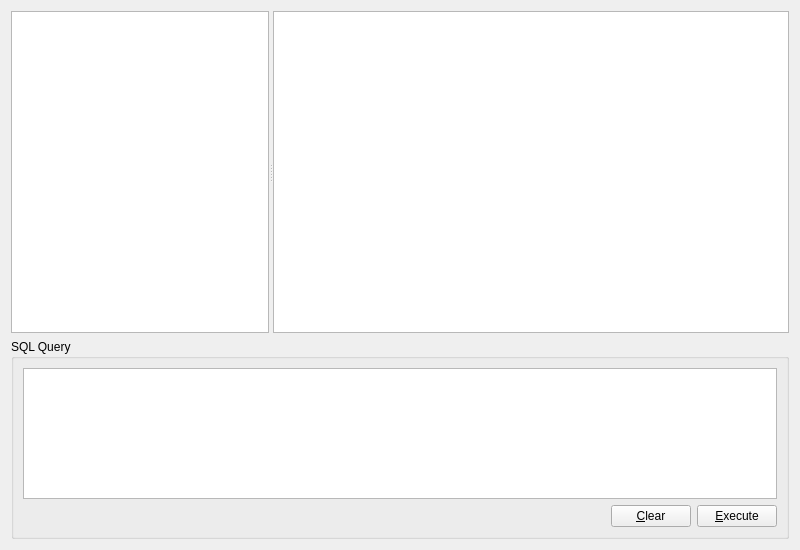
<?xml version="1.0" encoding="UTF-8"?>
<ui version="4.0">
 <class>SqlBrowserWidget</class>
 <widget class="QWidget" name="SqlBrowserWidget">
  <property name="geometry">
   <rect>
    <x>0</x>
    <y>0</y>
    <width>800</width>
    <height>550</height>
   </rect>
  </property>
  <property name="windowTitle">
   <string>eric5 SQL Browser</string>
  </property>
  <layout class="QVBoxLayout" name="verticalLayout_2">
   <item>
    <widget class="QSplitter" name="splitter">
     <property name="sizePolicy">
      <sizepolicy hsizetype="Expanding" vsizetype="Expanding">
       <horstretch>0</horstretch>
       <verstretch>0</verstretch>
      </sizepolicy>
     </property>
     <property name="orientation">
      <enum>Qt::Horizontal</enum>
     </property>
     <widget class="SqlConnectionWidget" name="connections">
      <property name="sizePolicy">
       <sizepolicy hsizetype="Ignored" vsizetype="Expanding">
        <horstretch>1</horstretch>
        <verstretch>0</verstretch>
       </sizepolicy>
      </property>
     </widget>
     <widget class="QTableView" name="table">
      <property name="sizePolicy">
       <sizepolicy hsizetype="Expanding" vsizetype="Expanding">
        <horstretch>2</horstretch>
        <verstretch>0</verstretch>
       </sizepolicy>
      </property>
      <property name="contextMenuPolicy">
       <enum>Qt::ActionsContextMenu</enum>
      </property>
      <property name="selectionBehavior">
       <enum>QAbstractItemView::SelectRows</enum>
      </property>
     </widget>
    </widget>
   </item>
   <item>
    <widget class="QGroupBox" name="queryGroup">
     <property name="sizePolicy">
      <sizepolicy hsizetype="Preferred" vsizetype="MinimumExpanding">
       <horstretch>0</horstretch>
       <verstretch>0</verstretch>
      </sizepolicy>
     </property>
     <property name="maximumSize">
      <size>
       <width>16777215</width>
       <height>200</height>
      </size>
     </property>
     <property name="title">
      <string>SQL Query</string>
     </property>
     <layout class="QVBoxLayout" name="verticalLayout">
      <item>
       <widget class="QPlainTextEdit" name="sqlEdit">
        <property name="sizePolicy">
         <sizepolicy hsizetype="Expanding" vsizetype="MinimumExpanding">
          <horstretch>0</horstretch>
          <verstretch>0</verstretch>
         </sizepolicy>
        </property>
        <property name="minimumSize">
         <size>
          <width>0</width>
          <height>18</height>
         </size>
        </property>
        <property name="toolTip">
         <string>Enter the SQL query to be executed</string>
        </property>
       </widget>
      </item>
      <item>
       <layout class="QHBoxLayout" name="horizontalLayout">
        <item>
         <spacer name="horizontalSpacer">
          <property name="orientation">
           <enum>Qt::Horizontal</enum>
          </property>
          <property name="sizeHint" stdset="0">
           <size>
            <width>40</width>
            <height>20</height>
           </size>
          </property>
         </spacer>
        </item>
        <item>
         <widget class="QPushButton" name="clearButton">
          <property name="toolTip">
           <string>Press to clear the entry</string>
          </property>
          <property name="text">
           <string>&amp;Clear</string>
          </property>
         </widget>
        </item>
        <item>
         <widget class="QPushButton" name="executeButton">
          <property name="toolTip">
           <string>Press to execute the query</string>
          </property>
          <property name="text">
           <string>&amp;Execute</string>
          </property>
         </widget>
        </item>
       </layout>
      </item>
     </layout>
    </widget>
   </item>
  </layout>
  <action name="insertRowAction">
   <property name="enabled">
    <bool>false</bool>
   </property>
   <property name="text">
    <string>&amp;Insert Row</string>
   </property>
   <property name="toolTip">
    <string>Inserts a new row</string>
   </property>
  </action>
  <action name="deleteRowAction">
   <property name="enabled">
    <bool>false</bool>
   </property>
   <property name="text">
    <string>&amp;Delete Row</string>
   </property>
   <property name="statusTip">
    <string>Deletes the current row</string>
   </property>
  </action>
 </widget>
 <customwidgets>
  <customwidget>
   <class>SqlConnectionWidget</class>
   <extends>QTreeView</extends>
   <header>SqlConnectionWidget.h</header>
  </customwidget>
 </customwidgets>
 <tabstops>
  <tabstop>sqlEdit</tabstop>
  <tabstop>clearButton</tabstop>
  <tabstop>executeButton</tabstop>
  <tabstop>connections</tabstop>
  <tabstop>table</tabstop>
 </tabstops>
 <resources/>
 <connections/>
</ui>
